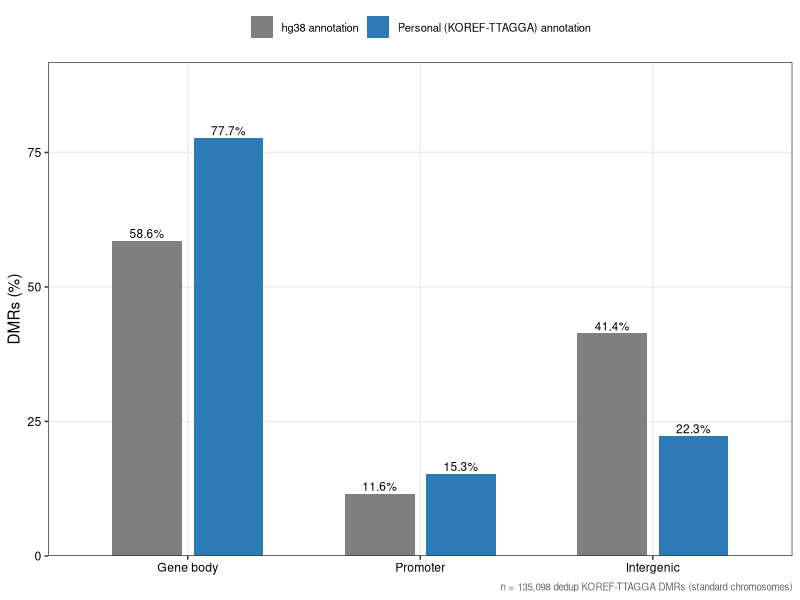
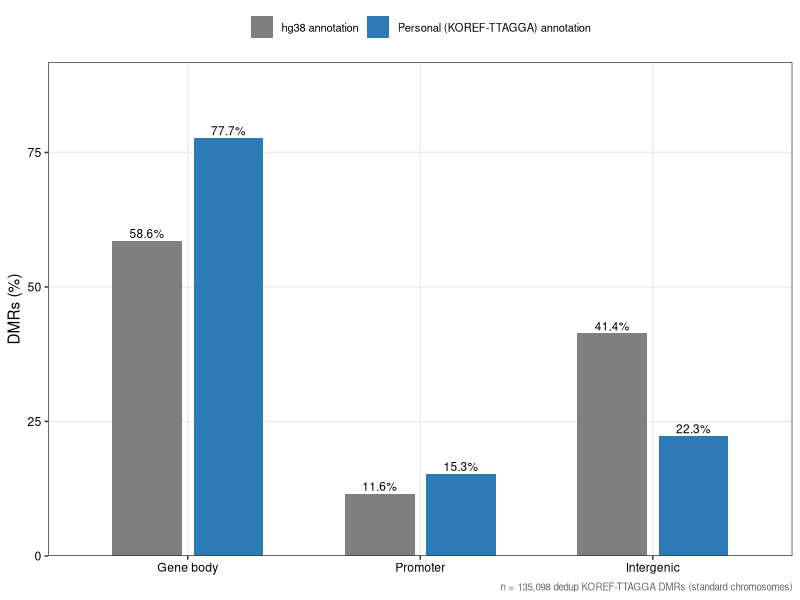

The R source for these figures, in order:
library(ggplot2)
# ---------------------------------------------------------------
# Path configuration. Set SALIVA_ROOT (and WORK_DIR) in your environment,
# or edit the two lines below to point at your local data directory.
#   export SALIVA_ROOT=/path/to/your/dedup_rerun
# Figure scripts read inputs under ${SALIVA_ROOT}; no data are bundled here.
# ---------------------------------------------------------------
SALIVA_ROOT <- Sys.getenv("SALIVA_ROOT", unset = "/path/to/dedup_rerun")
WORK_DIR    <- Sys.getenv("WORK_DIR",    unset = "/path/to/workdir")

COL_HG38 <- "#7F7F7F"; COL_KOREF <- "#2C7BB6"
OUT <- paste0(SALIVA_ROOT,"/figures_rev")

# 통일 dedup 값 (표준염색체, n=135,098, CAT _unique 주석)
#   hg38 RefGene: gene body 58.6 / promoter 11.6 / intergenic 41.4
#   CAT 개인주석: gene body 77.7 / promoter 15.3 / intergenic 22.3
anno_df <- data.frame(
  Region     = factor(rep(c("Gene body","Promoter","Intergenic"), each=2),
                       levels=c("Gene body","Promoter","Intergenic")),
  Annotation = factor(rep(c("hg38 annotation","Personal (KOREF-TTAGGA) annotation"), 3),
                      levels=c("hg38 annotation","Personal (KOREF-TTAGGA) annotation")),
  Pct        = c(58.6, 77.7,   11.6, 15.3,   41.4, 22.3)
)

pB <- ggplot(anno_df, aes(x=Region, y=Pct, fill=Annotation)) +
  geom_bar(stat="identity", position=position_dodge(0.7), width=0.6) +
  geom_text(aes(label=paste0(Pct,"%")), position=position_dodge(0.7),
            vjust=-0.3, size=3) +
  scale_fill_manual(values=c("hg38 annotation"=COL_HG38,
                             "Personal (KOREF-TTAGGA) annotation"=COL_KOREF)) +
  scale_y_continuous(limits=c(0,90), expand=expansion(mult=c(0,0.02))) +
  labs(x=NULL, y="DMRs (%)", fill=NULL,
       caption="n = 135,098 dedup KOREF-TTAGGA DMRs (standard chromosomes)") +
  theme_bw(base_size=11) +
  theme(panel.grid.minor=element_blank(),
        axis.text=element_text(color="black"),
        legend.position="top",
        legend.text=element_text(size=8),
        plot.caption=element_text(size=7, color="grey40"))

ggsave(file.path(OUT,"FigB_genomic_classification_rev.pdf"), pB, width=120, height=100, units="mm", dpi=300, device=cairo_pdf)
ggsave(file.path(OUT,"FigB_genomic_classification_rev.png"), pB, width=120, height=100, units="mm", dpi=300)
cat("Panel B (3분류, dedup 통일값) saved!\n")
